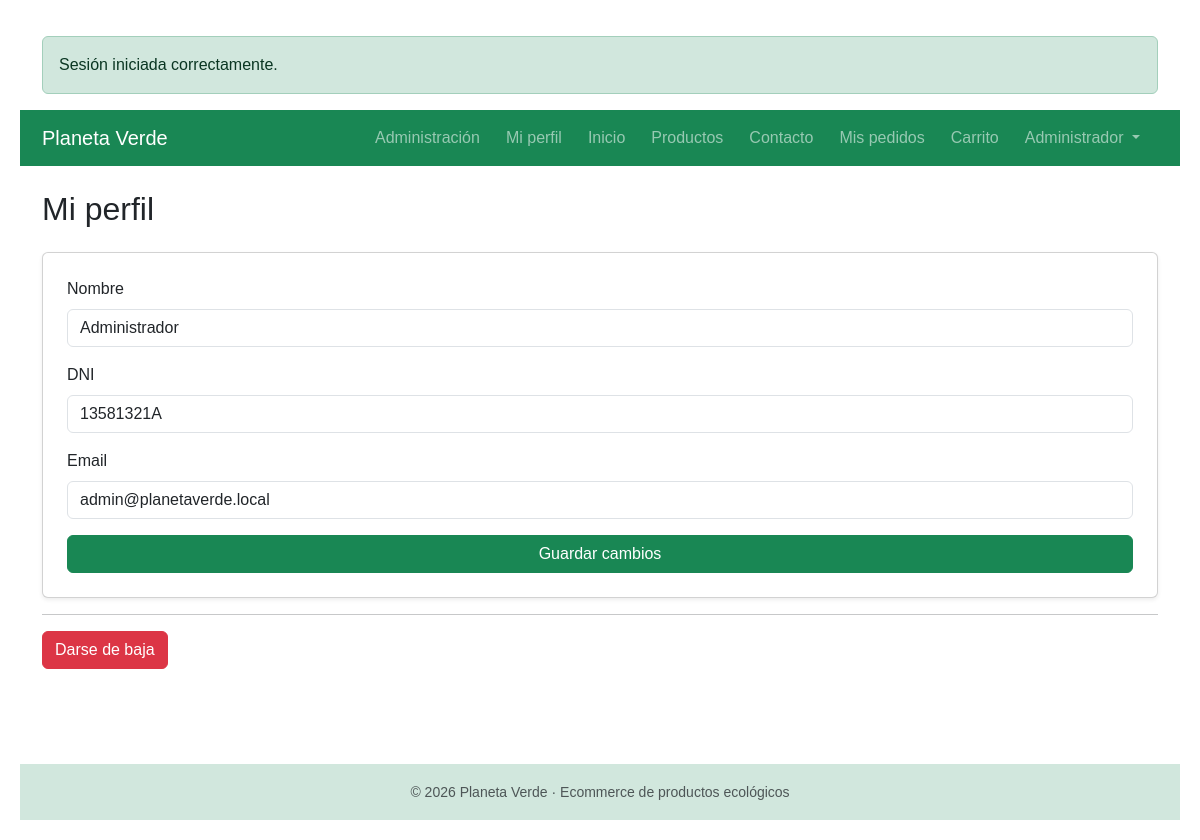
Page /index.php?controller=usuario&action=perfil (signed in) on the committed database.
### tables this page shows
CREATE TABLE `usuarios` (
  `id_usuario` int(11) NOT NULL,
  `nombre` varchar(100) NOT NULL,
  `dni` varchar(20) DEFAULT NULL,
  `email` varchar(150) NOT NULL,
  `password` varchar(255) NOT NULL,
  `rol` enum('cliente','empleado','admin') NOT NULL DEFAULT 'cliente',
  `activo` tinyint(1) NOT NULL DEFAULT 1,
  `created_at` timestamp NOT NULL DEFAULT current_timestamp()
);

### controllers/UsuarioController.php (called while the page is built, shortened)
<?php
require_once __DIR__ . '/../models/Usuario.php';
class UsuarioController
{
    public function perfil()
    {
        $id = $_SESSION['usuario']['id'];
        $usuario = Usuario::getById($id);
        require_once __DIR__ . '/../views/usuario/perfil.php';
    }
}

### index.php (called while the page is built, shortened)
<?php
$action     = $_GET['action'] ?? 'index';
$controllerObject = new $controllerName();
$controllerObject->$action();

### models/Usuario.php (called while the page is built, shortened)
<?php
class Usuario
{
    public static function getById($id)
    {
        $pdo = get_conexion();
        $sql = "SELECT * FROM usuarios WHERE id_usuario = :id LIMIT 1";
        $stmt = $pdo->prepare($sql);
        $stmt->execute([':id' => $id]);
        return $stmt->fetch(PDO::FETCH_ASSOC);
    }
}

### views/usuario/perfil.php (the view)
<?php require_once __DIR__ . '/../partials/header.php'; ?>
<?php require_once __DIR__ . '/../partials/navbar.php'; ?>
<div class="container mt-4">
    <h2 class="mb-4">Mi perfil</h2>
    <form method="POST" action="index.php?controller=usuario&action=actualizarPerfil" class="card p-4 shadow-sm">
        <div class="mb-3">
            <label class="form-label">Nombre</label>
            <input type="text" name="nombre" class="form-control"
                value="<?= htmlspecialchars($usuario['nombre']) ?>" required>
        </div>
        <div class="mb-3">
            <label class="form-label">DNI</label>
            <input type="text" name="dni" class="form-control"
                value="<?= htmlspecialchars($usuario['dni'] ?? '') ?>" required>
        </div>
        <div class="mb-3">
            <label class="form-label">Email</label>
            <input type="email" name="email" class="form-control"
                value="<?= htmlspecialchars($usuario['email']) ?>" required>
        </div>
        <button type="submit" class="btn btn-success">
            Guardar cambios
        </button>
    </form>
    <hr>
    <form method="POST" action="index.php?controller=usuario&action=bajaPerfil"
        onsubmit="return confirm('¿Estás seguro de que quieres darte de baja?');">
        <button type="submit" class="btn btn-danger">
            Darse de baja
        </button>
    </form>
</div>
<?php require_once __DIR__ . "/../partials/footer.php"; ?>

### public/css/estilos.css (style rules this page uses)
body { font-family: Arial, sans-serif; margin: 20px; }

### rows in the picture
usuarios: nombre "Administrador", dni "13581321A", email "admin@planetaverde.local"

### other values in the picture
$flash['mensaje'] "Sesión iniciada correctamente."
$_SESSION['usuario']['nombre'] "Administrador"
